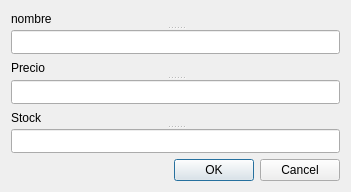
<?xml version="1.0" encoding="UTF-8"?>
<ui version="4.0">
 <class>Dialog</class>
 <widget class="QDialog" name="Dialog">
  <property name="geometry">
   <rect>
    <x>0</x>
    <y>0</y>
    <width>351</width>
    <height>192</height>
   </rect>
  </property>
  <property name="windowTitle">
   <string>Dialog</string>
  </property>
  <layout class="QGridLayout" name="gridLayout">
   <item row="0" column="0">
    <widget class="QSplitter" name="splitter">
     <property name="orientation">
      <enum>Qt::Orientation::Vertical</enum>
     </property>
     <widget class="QLabel" name="label">
      <property name="sizePolicy">
       <sizepolicy hsizetype="Preferred" vsizetype="Maximum">
        <horstretch>0</horstretch>
        <verstretch>0</verstretch>
       </sizepolicy>
      </property>
      <property name="text">
       <string>nombre</string>
      </property>
     </widget>
     <widget class="QLineEdit" name="input_name"/>
    </widget>
   </item>
   <item row="1" column="0">
    <widget class="QSplitter" name="splitter_2">
     <property name="orientation">
      <enum>Qt::Orientation::Vertical</enum>
     </property>
     <widget class="QLabel" name="label_2">
      <property name="sizePolicy">
       <sizepolicy hsizetype="Preferred" vsizetype="Maximum">
        <horstretch>0</horstretch>
        <verstretch>0</verstretch>
       </sizepolicy>
      </property>
      <property name="text">
       <string>Precio</string>
      </property>
     </widget>
     <widget class="QLineEdit" name="input_price"/>
    </widget>
   </item>
   <item row="2" column="0">
    <widget class="QSplitter" name="splitter_3">
     <property name="orientation">
      <enum>Qt::Orientation::Vertical</enum>
     </property>
     <widget class="QLabel" name="label_3">
      <property name="sizePolicy">
       <sizepolicy hsizetype="Preferred" vsizetype="Maximum">
        <horstretch>0</horstretch>
        <verstretch>0</verstretch>
       </sizepolicy>
      </property>
      <property name="text">
       <string>Stock</string>
      </property>
     </widget>
     <widget class="QLineEdit" name="input_stock"/>
    </widget>
   </item>
   <item row="3" column="0">
    <widget class="QDialogButtonBox" name="buttonBox">
     <property name="orientation">
      <enum>Qt::Orientation::Horizontal</enum>
     </property>
     <property name="standardButtons">
      <set>QDialogButtonBox::StandardButton::Cancel|QDialogButtonBox::StandardButton::Ok</set>
     </property>
    </widget>
   </item>
  </layout>
 </widget>
 <resources/>
 <connections>
  <connection>
   <sender>buttonBox</sender>
   <signal>accepted()</signal>
   <receiver>Dialog</receiver>
   <slot>accept()</slot>
   <hints>
    <hint type="sourcelabel">
     <x>248</x>
     <y>254</y>
    </hint>
    <hint type="destinationlabel">
     <x>157</x>
     <y>274</y>
    </hint>
   </hints>
  </connection>
  <connection>
   <sender>buttonBox</sender>
   <signal>rejected()</signal>
   <receiver>Dialog</receiver>
   <slot>reject()</slot>
   <hints>
    <hint type="sourcelabel">
     <x>316</x>
     <y>260</y>
    </hint>
    <hint type="destinationlabel">
     <x>286</x>
     <y>274</y>
    </hint>
   </hints>
  </connection>
 </connections>
</ui>
